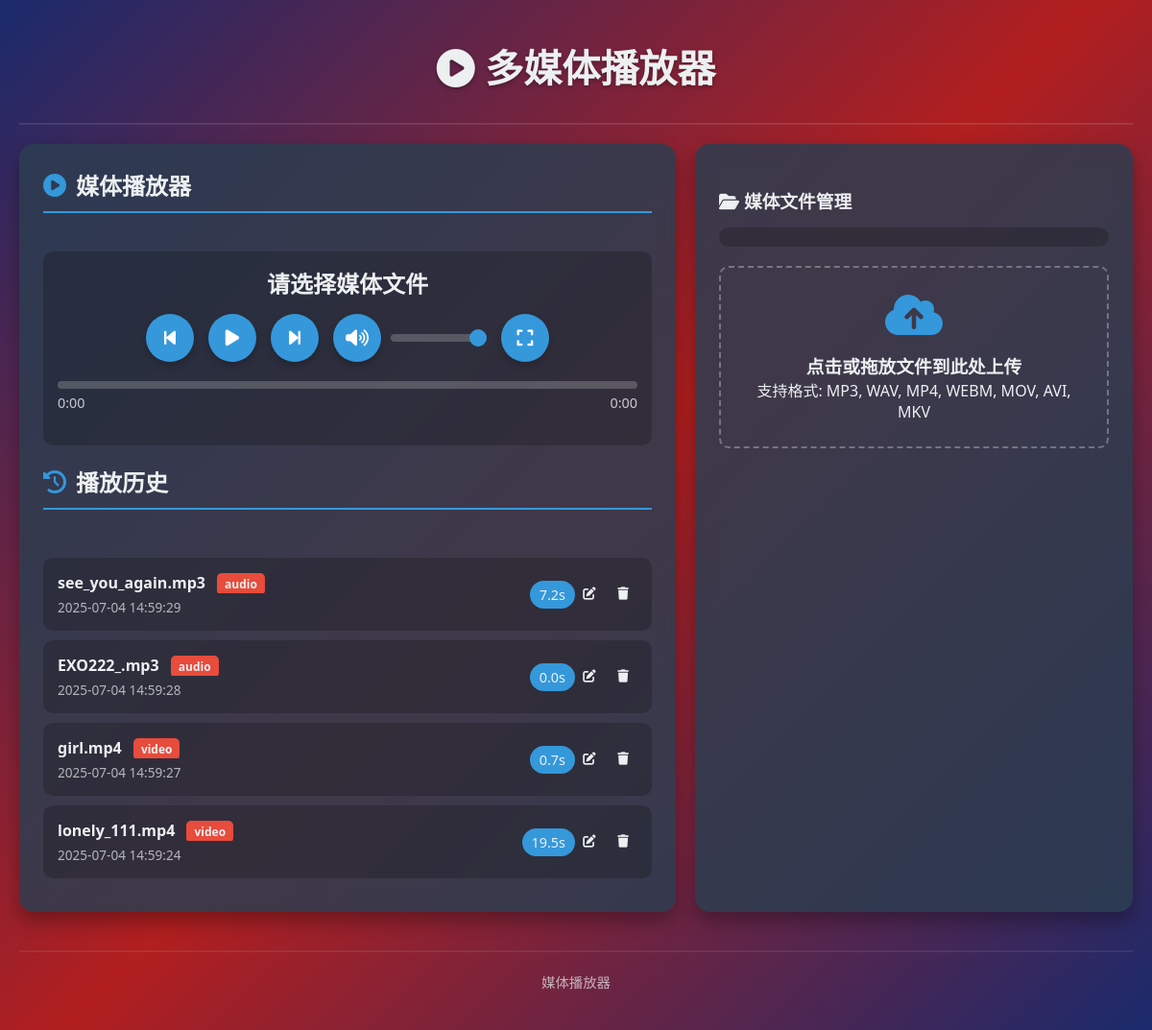
The page / on the database its author committed.
### tables this page shows
CREATE TABLE play_history (
            id INTEGER PRIMARY KEY AUTOINCREMENT,
            filename TEXT NOT NULL,
            timestamp TEXT NOT NULL,
            position REAL DEFAULT 0,
            media_type TEXT NOT NULL
        );

### app.py (the view)
@app.route('/')
def index():
    db = get_db()
    history = db.execute('SELECT * FROM play_history ORDER BY timestamp DESC LIMIT 10').fetchall()
    media_files = []
    media_dir = app.config['UPLOAD_FOLDER']
    if os.path.exists(media_dir):
        for file in os.listdir(media_dir):
            if allowed_file(file):
                media_files.append({
                    'name': file,
                    'type': get_media_type(file)
                })
    return render_template('index.html', history=history, media_files=media_files)

### app.py (called while the page is built)
def get_db():
    db = getattr(g, '_database', None)
    if db is None:
        db = g._database = sqlite3.connect(app.config['DATABASE'])
        db.row_factory = sqlite3.Row
        db.execute('''
        CREATE TABLE IF NOT EXISTS play_history (
            id INTEGER PRIMARY KEY AUTOINCREMENT,
            filename TEXT NOT NULL,
            timestamp TEXT NOT NULL,
            position REAL DEFAULT 0,
            media_type TEXT NOT NULL
        )
        ''')
        db.commit()
    return db

@app.teardown_appcontext
def close_connection(exception):
    db = getattr(g, '_database', None)
    if db is not None:
        db.close()

### templates/index.html (shortened to what this page needs)
<!DOCTYPE html>
<html lang="zh-CN">
<head>
    <link rel="stylesheet" href="{{ url_for('static', filename='css/style.css') }}">
    <link rel="stylesheet" href="https://cdnjs.cloudflare.com/ajax/libs/font-awesome/6.4.0/css/all.min.css">
</head>
<body>
    <div class="container">
        <header>
            <h1><i class="fas fa-play-circle"></i> 多媒体播放器</h1>
        </header>
        <main class="card player-container">
            <h2><i class="fas fa-play-circle"></i> 媒体播放器</h2>
            <div class="player-display">
                <div class="current-track" id="current-track">请选择媒体文件</div>
                <div class="player-controls">
                    <button class="control-btn" id="prev-btn">
                        <i class="fas fa-step-backward"></i>
                    </button>
                    <button class="control-btn" id="play-btn">
                        <i class="fas fa-play"></i>
                    </button>
                    <button class="control-btn" id="next-btn">
                        <i class="fas fa-step-forward"></i>
                    </button>
                    <div class="volume-control">
                        <button class="control-btn" id="mute-btn">
                            <i class="fas fa-volume-up"></i>
                        </button>
                        <input type="range" id="volume-slider" min="0" max="1" step="0.01" value="1">
                    </div>
                    <button class="control-btn" id="fullscreen-btn">
                        <i class="fas fa-expand"></i>
                    </button>
                </div>
                <div class="progress-container">
                    <div class="progress-bar" id="progress-bar">
                    </div>
                    <div class="time-info">
                        <span id="current-time">0:00</span>
                        <span id="total-time">0:00</span>
                    </div>
                </div>
            </div>
            <h2><i class="fas fa-history"></i> 播放历史</h2>
            <div class="history-list" id="history-list">
                {% for record in history %}
                <div class="history-item" data-filename="{{ record['filename'] }}">
                    <div class="history-info">
                        <div class="history-filename">
                            {{ record['filename'] }}
                            <span class="history-type">{{ record['media_type'] }}</span>
                        </div>
                        <div class="history-time">{{ record['timestamp'] }}</div>
                    </div>
                    <div class="history-position">{{ record['position'] | round(1) }}s</div>
                    <div class="file-actions">
                        <button class="action-btn rename-btn" title="重命名" data-filename="{{ record['filename'] }}" data-history="true">
                            <i class="fas fa-edit"></i>
                        </button>
                        <button class="action-btn delete-btn" title="删除历史记录" data-filename="{{ record['filename'] }}" data-history="true">
                            <i class="fas fa-trash"></i>
                        </button>
                    </div>
                </div>
                {% else %}
                <p class="empty-history">暂无播放历史</p>
                {% endfor %}
            </div>
        </main>
        <aside class="card">
            <div class="file-selector">
<h3><i class="fas fa-folder-open"></i> 媒体文件管理</h3>
                <div class="file-list" id="file-list">
                </div>
                <div class="upload-area" id="upload-area">
                    <i class="fas fa-cloud-upload-alt"></i>
                    <h3>点击或拖放文件到此处上传</h3>
                    <p>支持格式: MP3, WAV, MP4, WEBM, MOV, AVI, MKV</p>
                </div>
                </div>
        </aside>
        <footer>
            <p>媒体播放器</p>
        </footer>
    </div>
</body>
</html>

### static/css/style.css (style rules this page uses)
:root { --primary: #3498db; --secondary: #2c3e50; --accent: #e74c3c; --light: #ecf0f1; --dark: #34495e; --video-bg: #1a1a2e; --success: #2ecc71; --warning: #f39c12; --modal-bg: rgba(0, 0, 0, 0.7); }
* { margin: 0; padding: 0; box-sizing: border-box; font-family: 'Segoe UI', Tahoma, Geneva, Verdana, sans-serif; }
body { background: linear-gradient(135deg, #1a2a6c, #b21f1f, #1a2a6c); color: var(--light); min-height: 100vh; padding: 20px; }
.container { max-width: 1200px; margin: 0 auto; display: grid; grid-template-columns: 1fr; gap: 20px; }
@media (min-width: 768px) { .container { grid-template-columns: 3fr 2fr; } }
header { grid-column: 1 / -1; text-align: center; padding: 20px 0; border-bottom: 2px solid rgba(255, 255, 255, 0.1); }
h1 { font-size: 2.5rem; margin-bottom: 10px; text-shadow: 0 2px 4px rgba(0,0,0,0.3); }
.card { background: rgba(44, 62, 80, 0.85); border-radius: 15px; padding: 25px; box-shadow: 0 10px 20px rgba(0, 0, 0, 0.3); backdrop-filter: blur(10px); transition: transform 0.3s ease; }
.card h2 { margin-bottom: 20px; padding-bottom: 10px; border-bottom: 2px solid var(--primary); display: flex; align-items: center; gap: 10px; }
.card h2 i { color: var(--primary); }
.player-container { display: flex; flex-direction: column; gap: 20px; }
.player-display { text-align: center; padding: 15px; background: rgba(0, 0, 0, 0.2); border-radius: 10px; }
.current-track { font-size: 1.5rem; font-weight: bold; margin-bottom: 10px; white-space: nowrap; overflow: hidden; text-overflow: ellipsis; }
.player-controls { display: flex; justify-content: center; gap: 15px; margin: 15px 0; flex-wrap: wrap; align-items: center; }
.volume-control { display: flex; align-items: center; gap: 10px; }
.control-btn { width: 50px; height: 50px; border-radius: 50%; background: var(--primary); border: none; color: white; font-size: 1.2rem; cursor: pointer; display: flex; align-items: center; justify-content: center; transition: all 0.3s ease; box-shadow: 0 4px 8px rgba(0,0,0,0.2); }
.progress-container { width: 100%; margin: 20px 0; }
.progress-bar { width: 100%; height: 8px; background: rgba(255, 255, 255, 0.2); border-radius: 4px; overflow: hidden; cursor: pointer; }
.time-info { display: flex; justify-content: space-between; font-size: 0.9rem; margin-top: 5px; opacity: 0.8; }
.file-selector { margin-top: 20px; }
.file-list { max-height: 200px; overflow-y: auto; margin-top: 15px; background: rgba(0, 0, 0, 0.2); border-radius: 10px; padding: 10px; }
.file-actions { display: flex; gap: 5px; }
.action-btn { background: transparent; border: none; color: var(--light); cursor: pointer; padding: 5px; border-radius: 50%; width: 30px; height: 30px; display: flex; align-items: center; justify-content: center; transition: all 0.2s; }
.upload-area { border: 2px dashed rgba(255, 255, 255, 0.3); border-radius: 10px; padding: 25px; text-align: center; margin-top: 20px; transition: all 0.3s ease; cursor: pointer; }
.upload-area i { font-size: 3rem; margin-bottom: 15px; color: var(--primary); }
.history-list { max-height: 400px; overflow-y: auto; }
.history-item { padding: 15px; margin: 10px 0; background: rgba(0, 0, 0, 0.2); border-radius: 10px; display: flex; justify-content: space-between; align-items: center; transition: all 0.2s ease; }
.history-info { flex: 1; min-width: 0; }
.history-filename { font-weight: bold; margin-bottom: 5px; white-space: nowrap; overflow: hidden; text-overflow: ellipsis; }
.history-time { font-size: 0.85rem; opacity: 0.7; }
.history-position { background: var(--primary); padding: 5px 10px; border-radius: 20px; font-size: 0.9rem; white-space: nowrap; }
.history-type { background: var(--accent); padding: 3px 8px; border-radius: 5px; font-size: 0.75rem; margin-left: 8px; }
footer { grid-column: 1 / -1; text-align: center; padding: 20px; margin-top: 20px; border-top: 2px solid rgba(255, 255, 255, 0.1); font-size: 0.9rem; opacity: 0.7; }
input[type="range"] { -webkit-appearance: none; width: 100px; height: 8px; border-radius: 5px; background: rgba(255, 255, 255, 0.2); outline: none; }

### rows shown on the page
play_history: filename "see_you_again.mp3", media_type "audio", timestamp "2025-07-04 14:59:29", position "7.2"
play_history: filename "EXO222_.mp3", media_type "audio", timestamp "2025-07-04 14:59:28", position "0.0"
play_history: filename "girl.mp4", media_type "video", timestamp "2025-07-04 14:59:27", position "0.7"
play_history: filename "lonely_111.mp4", media_type "video", timestamp "2025-07-04 14:59:24", position "19.5"
